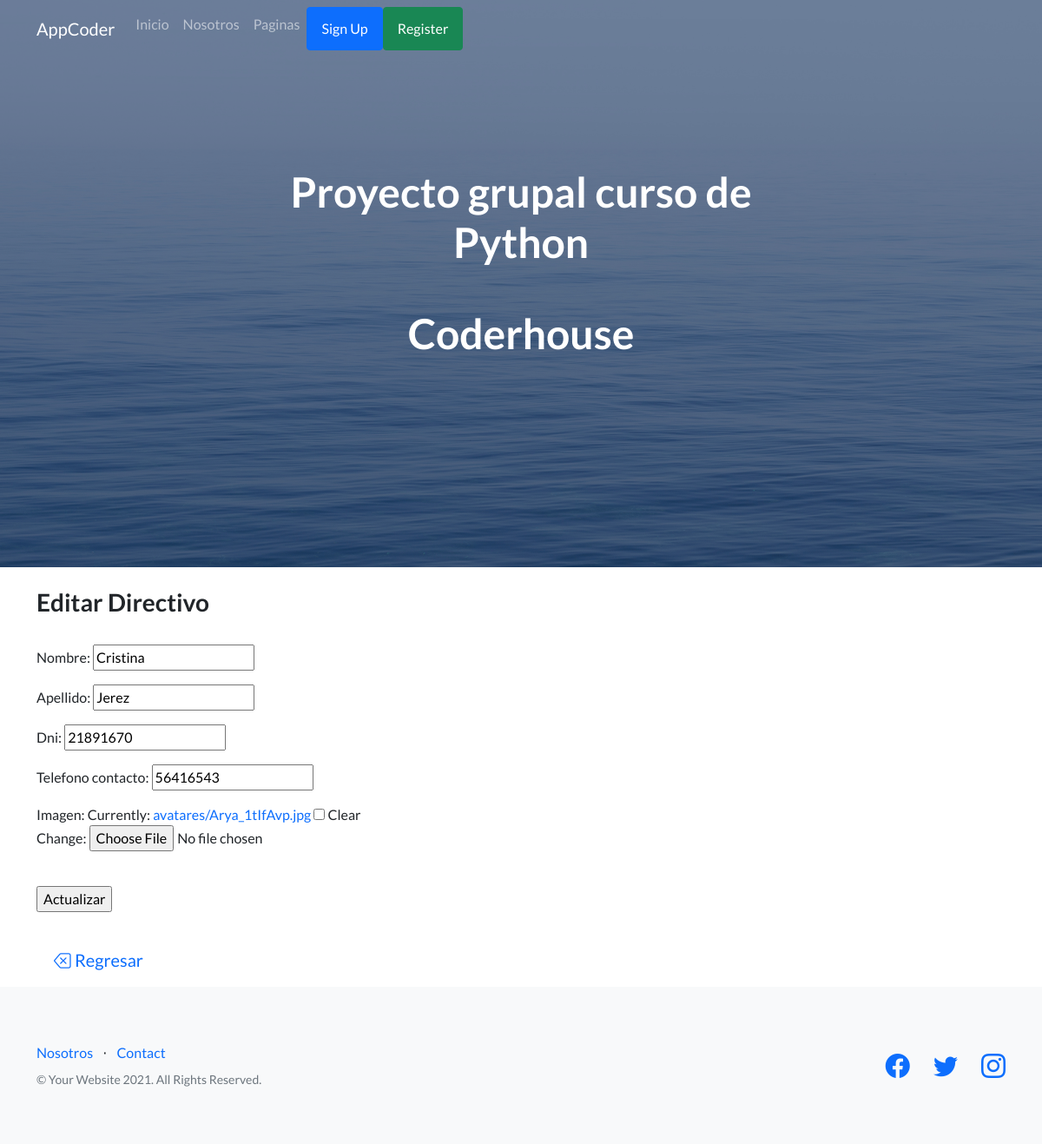
Screenshot of /AppCoder/actualizaDirectivo/1/ with the database file from the repository.
### AppCoder/models.py (models this page shows, shortened)
class Directivo(models.Model):
    nombre= models.CharField(max_length=30)
    apellido= models.CharField(max_length=30)
    dni = models.IntegerField(null=True)
    telefono_contacto = models.IntegerField(null=True, blank=True)
    imagen = models.ImageField(upload_to= 'avatares', null=True, blank=True)

### AppCoder/views.py (the view)
# urls.py: path("actualizaDirectivo/<pk>/", views.DirectivoUpdate.as_view(), name="EditDirectivo"),
class DirectivoUpdate(UpdateView):
    model= Directivo
    success_url= "/AppCoder/listaDirectivo"
    fields= ["nombre", "apellido", "dni", "telefono_contacto", "imagen"]
    template_name= "AppCoder/DirectivoUpdate.html"

### AppCoder/Templates/AppCoder/DirectivoUpdate.html (shortened to what this page needs)
{% extends 'AppCoder/Padre.html' %}
{% load static %}
{% block contenidoQueCambia %}
<h3>Editar Directivo</h3>
<br>
<form class="FormDirectivo" action="" method="POST" enctype="multipart/form-data">{% csrf_token %}
    <table>
    {{form.as_p}}
    </table>
    <br>
    <input type="submit" value="Actualizar">
</form>
<br>
    <a style="text-decoration:none" href="{% url 'VistaDirectivo' %}" class="bt bi-backspace btn-lg"> Regresar </a>
{% endblock contenidoQueCambia %}

### rows the page displays
Directivo: nombre "Cristina", apellido "Jerez", dni "21891670", telefono_contacto "56416543"
